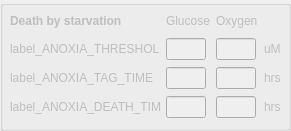
           <widget class="QGroupBox" name="groupBox_run2">
            <property name="enabled">
             <bool>false</bool>
            </property>
            <property name="geometry">
             <rect>
              <x>330</x>
              <y>20</y>
              <width>291</width>
              <height>131</height>
             </rect>
            </property>
            <property name="title">
             <string/>
            </property>
            <widget class="QWidget" name="gridLayoutWidget_5">
             <property name="geometry">
              <rect>
               <x>10</x>
               <y>10</y>
               <width>271</width>
               <height>111</height>
              </rect>
             </property>
             <layout class="QGridLayout" name="gridLayout_anoxia">
              <item row="1" column="0">
               <widget class="QMyLabel" name="label_ANOXIA_THRESHOLD">
                <property name="maximumSize">
                 <size>
                  <width>200</width>
                  <height>16777215</height>
                 </size>
                </property>
                <property name="text">
                 <string>label_ANOXIA_THRESHOLD</string>
                </property>
               </widget>
              </item>
              <item row="1" column="3">
               <widget class="QLineEdit" name="line_ANOXIA_THRESHOLD">
                <property name="maximumSize">
                 <size>
                  <width>40</width>
                  <height>16777215</height>
                 </size>
                </property>
                <property name="alignment">
                 <set>Qt::AlignRight|Qt::AlignTrailing|Qt::AlignVCenter</set>
                </property>
               </widget>
              </item>
              <item row="2" column="0">
               <widget class="QMyLabel" name="label_ANOXIA_TAG_TIME">
                <property name="maximumSize">
                 <size>
                  <width>200</width>
                  <height>16777215</height>
                 </size>
                </property>
                <property name="text">
                 <string>label_ANOXIA_TAG_TIME</string>
                </property>
               </widget>
              </item>
              <item row="2" column="3">
               <widget class="QLineEdit" name="line_ANOXIA_TAG_TIME">
                <property name="maximumSize">
                 <size>
                  <width>40</width>
                  <height>16777215</height>
                 </size>
                </property>
                <property name="alignment">
                 <set>Qt::AlignRight|Qt::AlignTrailing|Qt::AlignVCenter</set>
                </property>
               </widget>
              </item>
              <item row="2" column="4">
               <widget class="QLabel" name="units_T_ANOXIC_LIMIT">
                <property name="text">
                 <string>hrs</string>
                </property>
               </widget>
              </item>
              <item row="3" column="0">
               <widget class="QMyLabel" name="label_ANOXIA_DEATH_TIME">
                <property name="maximumSize">
                 <size>
                  <width>200</width>
                  <height>16777215</height>
                 </size>
                </property>
                <property name="text">
                 <string>label_ANOXIA_DEATH_TIME</string>
                </property>
               </widget>
              </item>
              <item row="3" column="3">
               <widget class="QLineEdit" name="line_ANOXIA_DEATH_TIME">
                <property name="maximumSize">
                 <size>
                  <width>40</width>
                  <height>16777215</height>
                 </size>
                </property>
                <property name="alignment">
                 <set>Qt::AlignRight|Qt::AlignTrailing|Qt::AlignVCenter</set>
                </property>
               </widget>
              </item>
              <item row="3" column="4">
               <widget class="QLabel" name="units_T_ANOXIA_DEATH">
                <property name="text">
                 <string>hrs</string>
                </property>
               </widget>
              </item>
              <item row="1" column="4">
               <widget class="QLabel" name="units_ANOXIA_THRESHOLD">
                <property name="text">
                 <string>uM</string>
                </property>
               </widget>
              </item>
              <item row="1" column="2">
               <widget class="QLineEdit" name="line_AGLUCOSIA_THRESHOLD">
                <property name="maximumSize">
                 <size>
                  <width>40</width>
                  <height>16777215</height>
                 </size>
                </property>
                <property name="alignment">
                 <set>Qt::AlignRight|Qt::AlignTrailing|Qt::AlignVCenter</set>
                </property>
               </widget>
              </item>
              <item row="2" column="2">
               <widget class="QLineEdit" name="line_AGLUCOSIA_TAG_TIME">
                <property name="maximumSize">
                 <size>
                  <width>40</width>
                  <height>16777215</height>
                 </size>
                </property>
                <property name="alignment">
                 <set>Qt::AlignRight|Qt::AlignTrailing|Qt::AlignVCenter</set>
                </property>
               </widget>
              </item>
              <item row="3" column="2">
               <widget class="QLineEdit" name="line_AGLUCOSIA_DEATH_TIME">
                <property name="maximumSize">
                 <size>
                  <width>40</width>
                  <height>16777215</height>
                 </size>
                </property>
                <property name="alignment">
                 <set>Qt::AlignRight|Qt::AlignTrailing|Qt::AlignVCenter</set>
                </property>
               </widget>
              </item>
              <item row="0" column="2">
               <widget class="QLabel" name="alabel_glucose">
                <property name="maximumSize">
                 <size>
                  <width>16777215</width>
                  <height>20</height>
                 </size>
                </property>
                <property name="text">
                 <string>Glucose</string>
                </property>
               </widget>
              </item>
              <item row="0" column="3">
               <widget class="QLabel" name="alabel_oxygen">
                <property name="maximumSize">
                 <size>
                  <width>16777215</width>
                  <height>20</height>
                 </size>
                </property>
                <property name="text">
                 <string>Oxygen</string>
                </property>
               </widget>
              </item>
              <item row="0" column="0">
               <widget class="QLabel" name="alabel_starvation">
                <property name="font">
                 <font>
                  <weight>75</weight>
                  <bold>true</bold>
                 </font>
                </property>
                <property name="text">
                 <string>Death by starvation</string>
                </property>
               </widget>
              </item>
             </layout>
            </widget>
           </widget>
